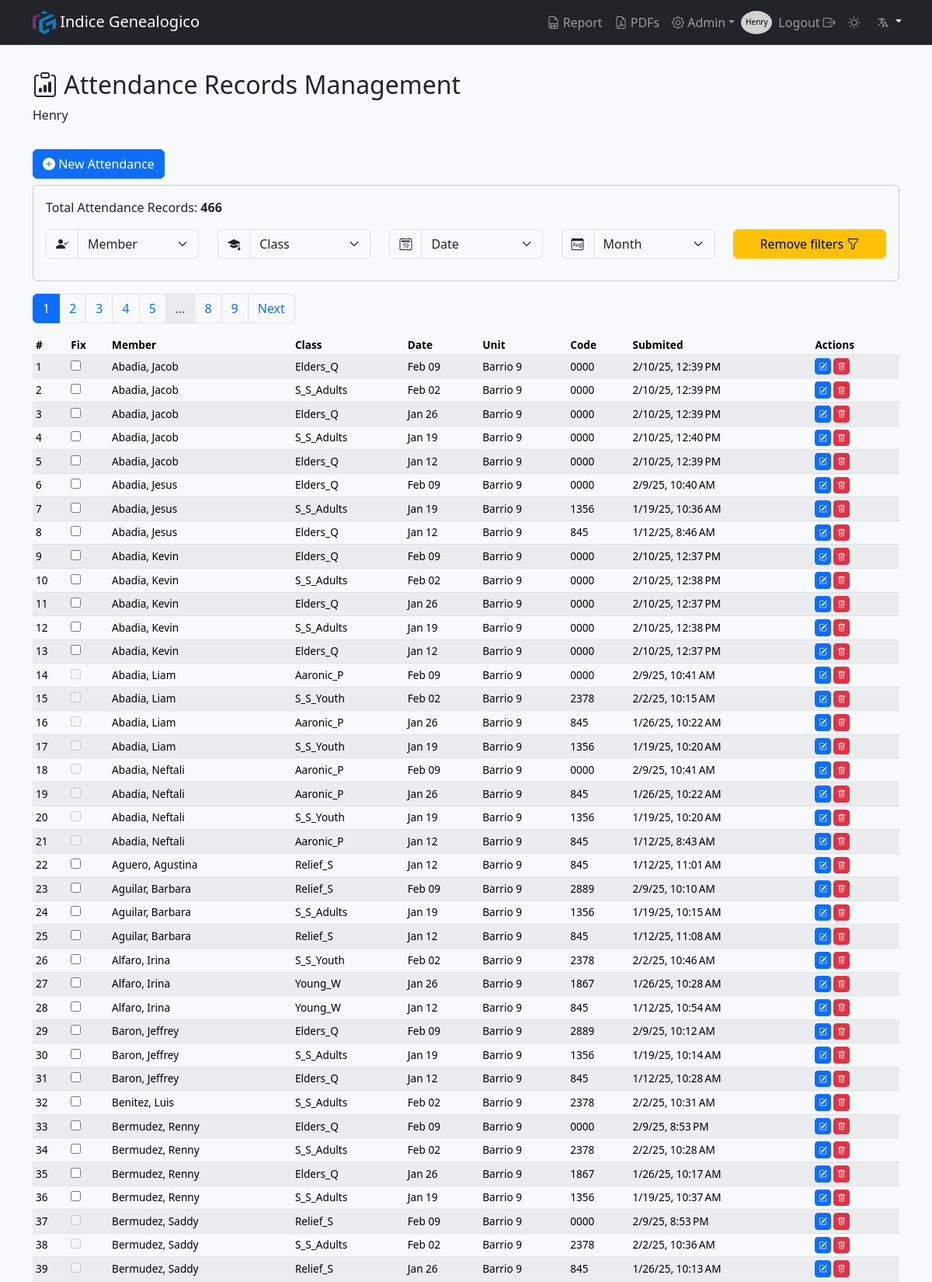
Page /attendance/list (signed in, upper part) on the committed database.
### models.py (models this page shows, shortened)
class Attendance(db.Model):
    __tablename__ = 'attendance'
    id                  = db.Column(db.Integer, primary_key=True)
    student_name        = db.Column(db.String(50), nullable=False)
    class_id            = db.Column(db.Integer, db.ForeignKey('classes.id'), nullable=False)
    class_code          = db.Column(db.String(5), nullable=True)
    sunday_date         = db.Column(db.Date, nullable=False)
    sunday_code         = db.Column(db.String(10), nullable=True)
    submit_date         = db.Column(db.DateTime, default=lambda: datetime.now(Config.MOUNTAIN_TZ), nullable=False)
    meeting_center_id   = db.Column(db.Integer, db.ForeignKey('meeting_center.id'), nullable=False)
    fix_name            = db.Column(db.Boolean, default=False) # Nuevo campo para definir si student_name necesita cambiar
    __table_args__ = (db.UniqueConstraint('student_name', 'sunday_date', 'meeting_center_id', 'class_id', name='unique_attendance'),)

class Classes(db.Model):
    __tablename__     = 'classes'
    id                = db.Column(db.Integer, primary_key=True)
    class_name        = db.Column(db.String(50), nullable=False)
    short_name        = db.Column(db.String(20), nullable=False)
    class_code        = db.Column(db.String(10), nullable=False)
    class_type        = db.Column(db.String(10), nullable=False, default='Extra')
    schedule          = db.Column(db.String(10), nullable=True)
    is_active         = db.Column(db.Boolean, nullable=False, default=True)
    class_color       = db.Column(db.String(7), nullable=True, default="#000000")
    meeting_center_id = db.Column(db.Integer, db.ForeignKey('meeting_center.id'), nullable=False)
    attendances       = db.relationship('Attendance', backref=db.backref('classes', lazy=True), cascade="all, delete-orphan")
    __table_args__    = (
        UniqueConstraint('class_code', 'meeting_center_id', name='uq_class_code_meeting_center'),
        UniqueConstraint('class_name', 'meeting_center_id', name='uq_class_name_meeting_center'),
        UniqueConstraint('short_name', 'meeting_center_id', name='uq_short_name_meeting_center'),
    )
    def delete(self):
        if self.attendances:
            raise ValueError(_('Cannot delete a class with registered attendance.'))
        db.session.delete(self)

class MeetingCenter(db.Model):
    __tablename__ = 'meeting_center'
    id                 = db.Column(db.Integer, primary_key=True)
    unit_number        = db.Column(db.Integer, unique=True, nullable=False)
    name               = db.Column(db.String(50), nullable=False)
    short_name         = db.Column(db.String(20), nullable=False)
    city               = db.Column(db.String(50), nullable=True)
    start_time         = db.Column(db.Time, nullable=True)
    end_time           = db.Column(db.Time, nullable=True)
    is_restricted      = db.Column(db.Boolean, default=False)
    grace_period_hours = db.Column(db.Integer, nullable=True, default=0)
    attendances        = db.relationship('Attendance', backref=db.backref('meeting_center', lazy=True), cascade="all, delete-orphan")
    users              = db.relationship('User',       backref=db.backref('meeting_center', lazy=True), cascade="all, delete-orphan")
    classes            = db.relationship('Classes',    backref=db.backref('meeting_center', lazy=True), cascade="all, delete-orphan")
    def delete(self):
        if self.attendances:
            raise ValueError(_('Cannot delete a church unit with registered attendance.'))
        db.session.delete(self)

### routes.py (the view)
@bp.route('/attendance/list', methods=['GET', 'POST'])
@login_required
def attendances():
    role              = session.get('role')
    months_abr        = get_months()
    meeting_center_id = get_meeting_center_id()
    corrected_names   = [
        correction.correct_name
        for correction in NameCorrections.query.filter_by(meeting_center_id=meeting_center_id).all()
    ]
    if meeting_center_id == 'all':
        classes = db.session.query(db.func.min(Classes.id).label("id"),Classes.short_name).join(Attendance, Attendance.class_id == Classes.id).group_by(Classes.short_name).all()
        students = db.session.query(Attendance.student_name.distinct()).all()
        sundays  = db.session.query(Attendance.sunday_date.distinct()).order_by(Attendance.sunday_date.desc()).all()
    else:
        classes  = db.session.query(Classes.id, Classes.short_name).join(Attendance, Attendance.class_id == Classes.id).distinct().filter(Classes.meeting_center_id == meeting_center_id).all()
        students = db.session.query(Attendance.student_name.distinct()).filter(Attendance.meeting_center_id == meeting_center_id).all()
        sundays  = db.session.query(Attendance.sunday_date.distinct()).filter(Attendance.meeting_center_id == meeting_center_id).order_by(Attendance.sunday_date.desc()).all()
    sundays_formatted = [
        {"date": sunday[0], "formatted": format_date(sunday[0], format='MMM dd')}  # 'MMM dd' para "Mes día"
        for sunday in sundays
    ]
    class_name    = request.args.get('class_name')
    student_name  = request.args.get('student_name')
    sunday_date   = request.args.get('sunday_date')
    page          = request.args.get('page', 1, type=int)
    per_page      = request.args.get('per_page', 52, type=int)
    query = db.session.query(
        Attendance.id,
        Attendance.student_name,
        Classes.short_name.label('class_short_name'),
        Attendance.class_code,
        Attendance.sunday_date,
        Attendance.submit_date,
        Attendance.sunday_code,
        Attendance.meeting_center_id,
        MeetingCenter.short_name.label('meeting_short_name')
    ).join(
        Classes,
        (Attendance.class_code == Classes.class_code) & (Attendance.meeting_center_id == Classes.meeting_center_id)
    ).join(
        MeetingCenter,
        Attendance.meeting_center_id == MeetingCenter.id
    )
    sundays = db.session.query(Attendance.sunday_date.distinct()) \
    .filter(Attendance.meeting_center_id == session.get('meeting_center_id')).all()
    years = db.session.query(func.strftime('%Y', Attendance.sunday_date).label('year')) \
    .filter(Attendance.meeting_center_id == session.get('meeting_center_id')).distinct().all()
    months = db.session.query(func.strftime('%m', Attendance.sunday_date).label('month')) \
    .filter(Attendance.meeting_center_id == session.get('meeting_center_id')).distinct().all()
    if role == 'Admin' or role == 'User':
        query = query.filter(Attendance.meeting_center_id == meeting_center_id)
    elif role == 'Owner':
        pass
    if class_name:
        query = query.filter(Classes.short_name.ilike(f'%{class_name}%'))
    if student_name:
        query = query.filter(Attendance.student_name.ilike(f'%{student_name}%'))
    if sunday_date:
        try:
            date_filter = datetime.strptime(sunday_date, '%Y-%m-%d').date()
            query = query.filter(Attendance.sunday_date == date_filter)
        except ValueError:
            pass
    selected_year = request.args.get('year')
    if selected_year:
        query = query.filter(func.strftime('%Y', Attendance.sunday_date) == selected_year)
    selected_month = request.args.get('month')
    if selected_month:
        query = query.filter(func.strftime('%m', Attendance.sunday_date) == selected_month.zfill(2))
    if meeting_center_id == 'all':
        attendances = query.order_by(asc(Attendance.student_name), desc(Attendance.sunday_date), Attendance.class_id).paginate(page=page, per_page=per_page, error_out=False)
    else:
        attendances = query.order_by(asc(Attendance.student_name), desc(Attendance.sunday_date), Attendance.class_id) \
            .filter(Attendance.meeting_center_id == session.get('meeting_center_id')).paginate(page=page, per_page=per_page, error_out=False)
    attendances_formatted = [
        {
            **attendance._asdict(),  # Convertir el objeto SQLAlchemy a un diccionario
            "sunday_date_formatted": format_date(attendance.sunday_date, format='MMM dd')  # Formatear la fecha
        }
        for attendance in attendances.items
    ]
    total_registros = attendances.total
    has_records = total_registros > 0
    if request.headers.get('X-Requested-With') == 'XMLHttpRequest':
        return jsonify({
            'attendances': attendances_formatted,
            'pagination' : {
                'page'    : attendances.page,
                'per_page': attendances.per_page,
                'total'   : attendances.total,
                'pages'   : attendances.pages,
                'has_next': attendances.has_next,
                'has_prev': attendances.has_prev,
                'next_num': attendances.next_num,
                'prev_num': attendances.prev_num
            }
        })
    else:
        return render_template(
            'attendance_list.html',
            attendances=attendances_formatted,
            has_records=has_records,
            classes=classes,
            students=students,
            sundays=sundays_formatted,
            months=months,
            years=years,
            total_registros=total_registros,
            months_abr=months_abr,
            corrected_names=corrected_names,
            pagination=attendances
        )

### templates/attendance_list.html (shortened to what this page needs)
{% extends "layout.html" %}
{% block pageTitle %}<i class="bi bi-clipboard-data"></i> {{ _('Attendance Records Management') }}{% endblock %}
{% block content %}
<div class="blog-post">
  {% if session['role'] == 'Admin' or session['role'] == 'Owner' %}
  <div class="col-auto mb-2">
    <a class="btn btn-primary col-auto" href="{{ url_for('routes.create_attendance') }}"><i
        class="bi bi-plus-circle-fill"></i> {{ _('New Attendance') }}</a>
  </div>
  {% endif %}
  <div class="mb-5">
    <form id="filterForm" method="GET" action="/attendance/list" class="card mb-3 p-3">
      <p>{{ _('Total Attendance Records') }}: <b>{{ total_registros }} </b></p>
      <div class="row mb-2">
        <div class="input-group col-md">
          <span class="input-group-text"><i class="bi bi-person-check-fill"></i></span>
          <select name="student_name" id="student_name" onchange="submitForm()" class="form-select">
            <option value="" disabled {% if not request.args.get('student_name') %}selected{% endif %}>{{ _('Member') }}
            </option>
          </select>
        </div>
        <div class="input-group col-md">
          <span class="input-group-text"><i class="bi bi-mortarboard-fill"></i></span>
          <select name="class_name" id="class_name" onchange="submitForm()" class="form-select">
            <option value="" disabled {% if not request.args.get('class_code') %}selected{% endif %}>{{ _('Class') }}
            </option>
          </select>
        </div>
        <div class="input-group col-md">
          <span class="input-group-text"><i class="bi bi-calendar2-date"></i></span>
          <select name="sunday_date" id="sunday_date" onchange="submitForm()" class="form-select">
            <option value="" disabled {% if not request.args.get('sunday_date') %}selected{% endif %}>{{ _('Date') }}
            </option>
          </select>
        </div>
        {% if months|length > 1 %}
        <div class="input-group col-md">
          <span class="input-group-text"><i class="bi bi-calendar-month"></i></span>
          <select name="month" id="month" onchange="submitForm()" class="form-select">
            <option value="" disabled {% if not request.args.get('month') %}selected{% endif %}> {{ _('Month') }}
            </option>
          </select>
        </div>
        {% endif %}
        <div class="input-group col-md">
          <button id="filter-clear2" type="button" class="btn btn-warning form-control" onclick="clearFilters()">
            {{ _('Remove filters') }} <i class="bi bi-funnel"></i>
          </button>
        </div>
      </div>
    </form>
    <form method="POST" action="/attendance/list" class="pb-2">
      <nav aria-label="Page navigation">
        <ul class="pagination">
          {% for page_num in pagination.iter_pages() %}
          {% if page_num %}
          <li class="page-item {% if page_num == pagination.page %}active{% endif %}">
            <a class="page-link"
              href="{{ url_for('routes.attendances', page=page_num, per_page=pagination.per_page, class_name=request.args.get('class_name'), student_name=request.args.get('student_name'), sunday_date=request.args.get('sunday_date')) }}">{{
              page_num }}</a>
          </li>
          {% else %}
          <li class="page-item disabled"><span class="page-link">…</span></li>
          {% endif %}
          {% endfor %}
          {% if pagination.has_next %}
          <li class="page-item"><a class="page-link"
              href="{{ url_for('routes.attendances', page=pagination.next_num, per_page=pagination.per_page, class_name=request.args.get('class_name'), student_name=request.args.get('student_name'), sunday_date=request.args.get('sunday_date')) }}">{{_('Next')}}</a>
          </li>
          {% endif %}
        </ul>
      </nav>
      {% include 'partials/attendance_list_table.html' %}
    </form>
    {% endblock %}

### templates/partials/attendance_list_table.html
<table class="table table-striped table-sm" id="attendancesTbl">
  <thead class="thead-dark">
    <tr>
      <th scope="col">#</th>
      <th scope="col">{{ _('Fix') }}</th>
      <th scope="col">{{ _('Member') }}</th>
      <th scope="col">{{ _('Class') }}</th>
      <th scope="col">{{ _('Date') }}</th>
      {% if session['role'] == 'Owner' %}
      <th scope="col">{{ _('Unit') }}</th>
      <th scope="col">{{ _('Code') }}</th>
      {% endif %}
      {% if session['role'] == 'Admin' or session['role'] == 'Owner' %}
      <th scope="col" class="d-none d-md-table-cell">{{ _('Submited') }}</th>
      {% endif %}
      {% if session['role'] == 'Owner' or session['role'] == 'Admin' %}
      <th scope="col">{{ _('Actions') }}</th>
      {% endif %}
    </tr>
  </thead>
  <tbody>
    {% for attendance in attendances %}
    <tr>
      <td scope="row">{{ loop.index + ((request.args.get('page', 1)|int) - 1) * (request.args.get('per_page', 10)|int) }}</td>
      <td>
        {% if attendance.student_name in corrected_names %}
          <input type="checkbox" disabled>
        {% else %}
        <input type="checkbox" data-wrong-name="{{ attendance.student_name }}"
               data-meeting-center-id="{{ attendance.meeting_center_id }}"
               onclick="correctName(this)">
        {% endif %}
      </td>
      <td style="text-transform:capitalize">{{attendance.student_name}}</td>
      <td>{{_(attendance.class_short_name)}}</td>
      <td>{{ attendance.sunday_date_formatted }}</td>
      {% if session['role'] == 'Owner' %}
      <td>{{_(attendance.meeting_short_name)}}</td>
      <td>{{_(attendance.sunday_code)}}</td>
      {% endif %}
      {% if session['role'] == 'Admin' or session['role'] == 'Owner' %}
      <td class="d-none d-md-table-cell">{{ format_datetime(attendance.submit_date, format='short') }}</td>
      <td>
        <a type="button" class="btn btn-primary btn-sm"
          href="{{ url_for('routes.update_attendance', id=attendance.id, **request.args.to_dict()) }}"><i
            class="bi bi-pencil-square"></i></a>
        {% endif %}
        {% if session['role'] == 'Owner' %}
        {% if attendance.id %}
          <form id="deleteForm-attendance-{{ attendance.id }}"
                       action="{{ url_for('routes.delete_attendance', id=attendance.id, **request.args.to_dict()) }}"
          method="post" style="display:inline;">
          <button type="button" class="btn btn-danger btn-sm" data-toggle="tooltip" title="{{ _('Delete attendance') }}"
            onclick="confirmDelete('attendance', {{ attendance.id }})">
            <i class="bi bi-trash"></i>
          </button>
        </form>
        {% else %}
        <p>Error: Attendance ID is missing!</p>
      {% endif %}
        {% endif %}
      </td>
    </tr>
    {% endfor %}
  </tbody>
</table>

### rows in the picture
Attendance: student_name "Abadia, Jacob", sunday_date_formatted "Feb 09", submit_date "2/10/25, 12:39 PM"
Attendance: student_name "Abadia, Jacob", sunday_date_formatted "Feb 02", submit_date "2/10/25, 12:39 PM"
Attendance: student_name "Abadia, Jacob", sunday_date_formatted "Jan 26", submit_date "2/10/25, 12:39 PM"
Attendance: student_name "Abadia, Jacob", sunday_date_formatted "Jan 19", submit_date "2/10/25, 12:40 PM"
Attendance: student_name "Abadia, Jacob", sunday_date_formatted "Jan 12", submit_date "2/10/25, 12:39 PM"
Attendance: student_name "Abadia, Jesus", sunday_date_formatted "Feb 09", submit_date "2/9/25, 10:40 AM"
Attendance: student_name "Abadia, Jesus", sunday_date_formatted "Jan 19", submit_date "1/19/25, 10:36 AM"
Attendance: student_name "Abadia, Jesus", sunday_date_formatted "Jan 12", submit_date "1/12/25, 8:46 AM"
Attendance: student_name "Abadia, Kevin", sunday_date_formatted "Feb 09", submit_date "2/10/25, 12:37 PM"
Attendance: student_name "Abadia, Kevin", sunday_date_formatted "Feb 02", submit_date "2/10/25, 12:38 PM"
Attendance: student_name "Abadia, Kevin", sunday_date_formatted "Jan 26", submit_date "2/10/25, 12:37 PM"
Attendance: student_name "Abadia, Kevin", sunday_date_formatted "Jan 19", submit_date "2/10/25, 12:38 PM"
Attendance: student_name "Abadia, Kevin", sunday_date_formatted "Jan 12", submit_date "2/10/25, 12:37 PM"
Attendance: student_name "Abadia, Liam", sunday_date_formatted "Feb 09", submit_date "2/9/25, 10:41 AM"
Attendance: student_name "Abadia, Liam", sunday_date_formatted "Feb 02", submit_date "2/2/25, 10:15 AM"
Attendance: student_name "Abadia, Liam", sunday_date_formatted "Jan 26", submit_date "1/26/25, 10:22 AM"
Attendance: student_name "Abadia, Liam", sunday_date_formatted "Jan 19", submit_date "1/19/25, 10:20 AM"
Attendance: student_name "Abadia, Neftali", sunday_date_formatted "Feb 09", submit_date "2/9/25, 10:41 AM"
Attendance: student_name "Abadia, Neftali", sunday_date_formatted "Jan 26", submit_date "1/26/25, 10:22 AM"
Attendance: student_name "Abadia, Neftali", sunday_date_formatted "Jan 19", submit_date "1/19/25, 10:20 AM"
Attendance: student_name "Abadia, Neftali", sunday_date_formatted "Jan 12", submit_date "1/12/25, 8:43 AM"
Attendance: student_name "Aguero, Agustina", sunday_date_formatted "Jan 12", submit_date "1/12/25, 11:01 AM"
Attendance: student_name "Aguilar, Barbara", sunday_date_formatted "Feb 09", submit_date "2/9/25, 10:10 AM"
Attendance: student_name "Aguilar, Barbara", sunday_date_formatted "Jan 19", submit_date "1/19/25, 10:15 AM"
Attendance: student_name "Aguilar, Barbara", sunday_date_formatted "Jan 12", submit_date "1/12/25, 11:08 AM"
Attendance: student_name "Alfaro, Irina", sunday_date_formatted "Feb 02", submit_date "2/2/25, 10:46 AM"
Attendance: student_name "Alfaro, Irina", sunday_date_formatted "Jan 26", submit_date "1/26/25, 10:28 AM"
Attendance: student_name "Alfaro, Irina", sunday_date_formatted "Jan 12", submit_date "1/12/25, 10:54 AM"
Attendance: student_name "Baron, Jeffrey", sunday_date_formatted "Feb 09", submit_date "2/9/25, 10:12 AM"
Attendance: student_name "Baron, Jeffrey", sunday_date_formatted "Jan 19", submit_date "1/19/25, 10:14 AM"
Attendance: student_name "Baron, Jeffrey", sunday_date_formatted "Jan 12", submit_date "1/12/25, 10:28 AM"
Attendance: student_name "Benitez, Luis", sunday_date_formatted "Feb 02", submit_date "2/2/25, 10:31 AM"
Attendance: student_name "Bermudez, Renny", sunday_date_formatted "Feb 09", submit_date "2/9/25, 8:53 PM"
Attendance: student_name "Bermudez, Renny", sunday_date_formatted "Feb 02", submit_date "2/2/25, 10:28 AM"
Attendance: student_name "Bermudez, Renny", sunday_date_formatted "Jan 26", submit_date "1/26/25, 10:17 AM"
Attendance: student_name "Bermudez, Renny", sunday_date_formatted "Jan 19", submit_date "1/19/25, 10:37 AM"
Attendance: student_name "Bermudez, Saddy", sunday_date_formatted "Feb 09", submit_date "2/9/25, 8:53 PM"
Attendance: student_name "Bermudez, Saddy", sunday_date_formatted "Feb 02", submit_date "2/2/25, 10:36 AM"
Attendance: student_name "Bermudez, Saddy", sunday_date_formatted "Jan 26", submit_date "1/26/25, 10:13 AM"

### other values in the picture
{{ 'Admin' }} "Admin"
{{ session['user_name'] }} "Henry"
{{ total_registros }} "466"
{{ page_num }} "1" "2" "3" "4" "5" "8" "9"
form field student_name "Member"
form field class_name "Class"
form field sunday_date "Date"
form field month "Month"
